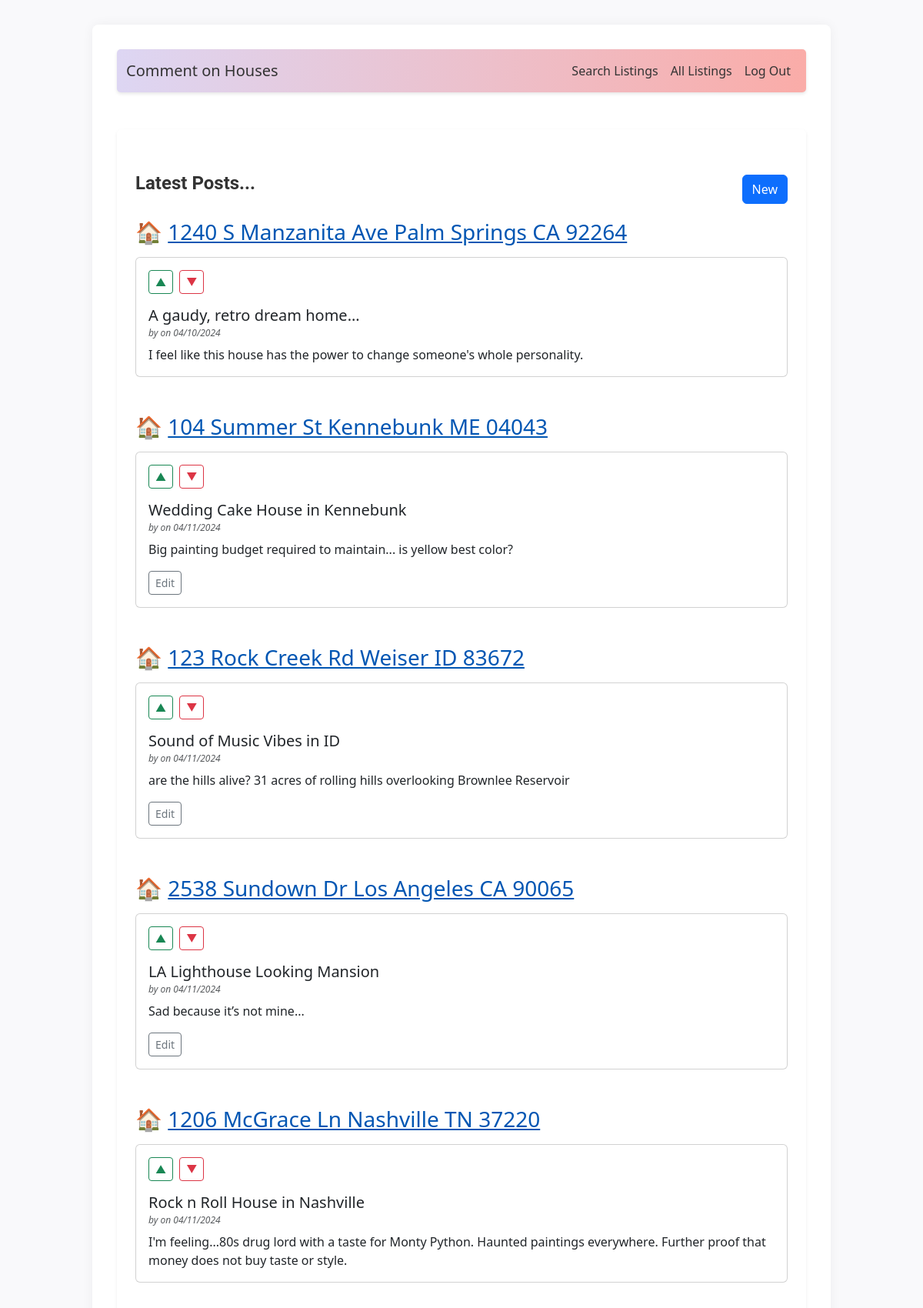
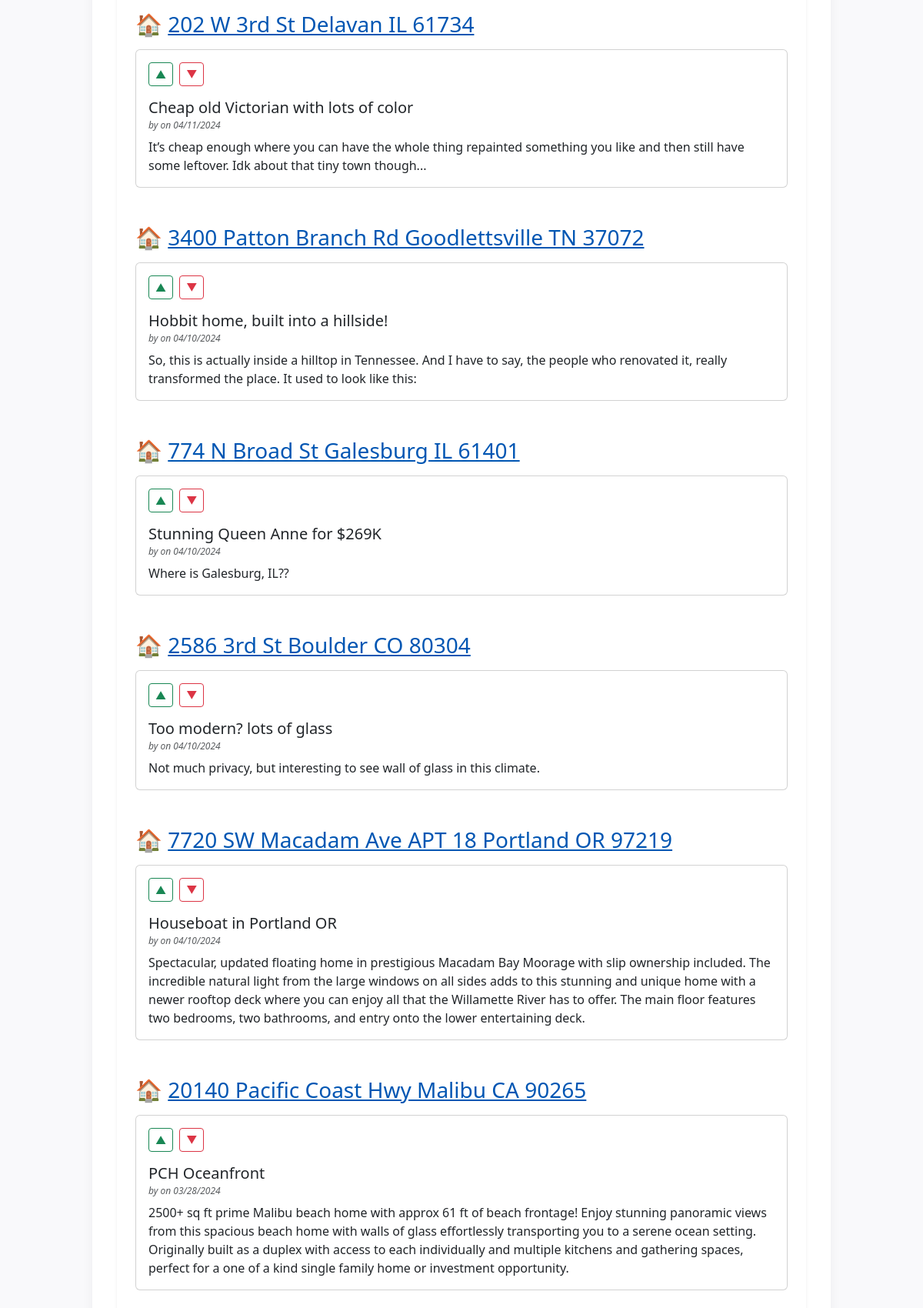
/search/results (signed in, upper part), run on the app's committed database (2 pictures, top to bottom).
### tables this page shows
CREATE TABLE post (
  id INTEGER PRIMARY KEY AUTOINCREMENT,
  author_id INTEGER NOT NULL,
  created TIMESTAMP NOT NULL DEFAULT CURRENT_TIMESTAMP,
  title TEXT NOT NULL,
  body TEXT NOT NULL,
  listing TEXT,
  state TEXT,
  FOREIGN KEY (author_id) REFERENCES user (id)
);

### flaskr/blog.py (the view, shortened to what this page needs)
@bp.route('/search/results', methods=['GET'])
def search_results():
    search_type = request.args.get('search_type')
    db = get_db()
    if search_type == 'state':
        state = request.args.get('state')
        query = 'SELECT * FROM post WHERE state = ? ORDER BY created DESC'
        params = (state,)
    else:
        query = 'SELECT * FROM post ORDER BY created DESC'
        params = ()
    posts = [dict(row) for row in db.execute(query, params).fetchall()]
    for post in posts:
        if post['listing']:
            parsed_address, state = parse_address_from_listing(post['listing'])
            post['parsed_address'] = parsed_address
            post['state'] = state
    grouped_posts = {k: list(v) for k, v in groupby(posts, key=itemgetter('parsed_address'))}
    return render_template('blog/index.html', grouped_posts=grouped_posts)

### flaskr/auth.py (called while the page is built)
@bp.before_app_request
def load_logged_in_user():
    user_id = session.get('user_id')
    if user_id is None:
        g.user = None
    else:
        g.user = get_db().execute(
            'SELECT * FROM user WHERE id = ?', (user_id,)
        ).fetchone()

### flaskr/blog.py (called while the page is built)
def parse_address_from_listing(listing_url):
    house_emoji = '\U0001F3E0'
    parts = listing_url.split('/')
    address_part = parts[4]
    address = address_part.replace('-', ' ')
    state = address[-8:-6]
    formatted_address = f"{house_emoji} <a href='{listing_url}' target='_blank'>{address}</a>"
    return formatted_address, state

### flaskr/db.py (called while the page is built)
def get_db():
    if 'db' not in g:
        g.db = sqlite3.connect(
            current_app.config['DATABASE'],
            detect_types=sqlite3.PARSE_DECLTYPES
        )
        g.db.row_factory = sqlite3.Row
    return g.db

### flaskr/templates/blog/index.html (shortened to what this page needs)
{% extends 'base.html' %}
{% block header %}
<div class="container mt-4">
  <div class="d-flex justify-content-between align-items-center">
    <h1 class="fw-bold">{% block title %}Latest Posts...{% endblock %}</h1>
    {% if g.user %}
      <a class="btn btn-primary" href="{{ url_for('blog.create') }}">New</a>
    {% endif %}
  </div>
</div>
{% endblock %}
{% block content %}
<div class="container mt-3">
  {% for listing, posts in grouped_posts.items() %}
    <section class="mb-5">
      <h2 class="mb-3">{{ posts[0].parsed_address|safe }}</h2>
      {% for post in posts %}
        <div class="card mb-3">
          <div class="card-body">
            <div class="d-flex align-items-center mb-3">
              <form action="{{ url_for('blog.vote') }}" method="post" class="me-2">
                <button type="submit" name="vote_type" value="1" class="btn btn-outline-success btn-sm">&#x25B2; </button>
              </form>
              <form action="{{ url_for('blog.vote') }}" method="post" class="me-2">
                <button type="submit" name="vote_type" value="-1" class="btn btn-outline-danger btn-sm">&#x25BC; </button>
              </form>
            </div>
            <h3 class="card-title smaller-size">{{ post['title'] }}</h3>
            <h6 class="card-subtitle mb-2 text-muted h6-reduce">
              <em>by {{ post['username'] }} on {{ post['created'].strftime('%m/%d/%Y') }}</em>
            </h6>
            <p class="card-text">{{ post['body'] }}</p>
            {% if g.user['id'] == post['author_id'] %}
              <a class="btn btn-outline-secondary btn-sm" href="{{ url_for('blog.update', id=post['id']) }}">Edit</a>
            {% endif %}
          </div>
        </div>
      {% endfor %}
    </section>
  {% endfor %}
</div>
{% endblock %}

### flaskr/static/style.css (style rules this page uses)
html { font-family: "Roboto", sans-serif; background: #f9f9fb; color: #424242; line-height: 1.6; }
body { max-width: 80vw; margin: 2rem auto; background: #fff; padding: 2rem; box-shadow: 0 0 15px rgba(0, 0, 0, 0.05); border-radius: 8px; }
h1 { font-family: 'Roboto'; color: #333; font-size: 1.5rem; margin: 1rem 0; margin-top: 0; align-self: center; font-weight: bold; }
h2 { font: 'Roboto'; font-size: 1.75rem; }
.smaller-size { font-size: 1.25rem; }
.h6-reduce { font-size: .75rem; }
a { color: #0056b3; text-decoration: underline; }

### data on the page
post: title "A gaudy, retro dream home...", created "04/10/2024", body "I feel like this house has the power to change someone's whole personality."
post: title "Wedding Cake House in Kennebunk", created "04/11/2024", body "Big painting budget required to maintain... is yellow best color?"
post: title "Sound of Music Vibes in ID", created "04/11/2024", body "are the hills alive? 31 acres of rolling hills overlooking Brownlee Reservoir"
post: title "LA Lighthouse Looking Mansion", created "04/11/2024", body "Sad because it’s not mine..."
post: title "Rock n Roll House in Nashville", created "04/11/2024", body "I'm feeling...80s drug lord with a taste for Monty Python. Haunted paintings everywhere. Further proof that money does not buy taste or style."
post: title "Cheap old Victorian with lots of color", created "04/11/2024", body "It’s cheap enough where you can have the whole thing repainted something you like and then still have some leftover. Idk about that tiny town though..."
post: title "Hobbit home, built into a hillside!", created "04/10/2024", body "So, this is actually inside a hilltop in Tennessee. And I have to say, the people who renovated it, really transformed the place. It used to look like this:"
post: title "Stunning Queen Anne for $269K", created "04/10/2024", body "Where is Galesburg, IL??"
post: title "Too modern? lots of glass", created "04/10/2024", body "Not much privacy, but interesting to see wall of glass in this climate."
post: title "Houseboat in Portland OR", created "04/10/2024", body "Spectacular, updated floating home in prestigious Macadam Bay Moorage with slip ownership included. The incredible natural light from the large windows on all sides adds to this stunning and unique home with a newer rooftop deck where you can enjoy all that the Willamette River has to offer. The main floor features two bedrooms, two bathrooms, and entry onto the lower entertaining deck."
post: title "PCH Oceanfront", created "03/28/2024", body "2500+ sq ft prime Malibu beach home with approx 61 ft of beach frontage! Enjoy stunning panoramic views from this spacious beach home with walls of glass effortlessly transporting you to a serene ocean setting. Originally built as a duplex with access to each individually and multiple kitchens and gathering spaces, perfect for a one of a kind single family home or investment opportunity."

### other printed values
{{ posts[0].parsed_address|safe }} "🏠 1240 S Manzanita Ave Palm Springs CA 92264" "🏠 104 Summer St Kennebunk ME 04043" "🏠 123 Rock Creek Rd Weiser ID 83672" "🏠 2538 Sundown Dr Los Angeles CA 90065" "🏠 1206 McGrace Ln Nashville TN 37220" "🏠 202 W 3rd St Delavan IL 61734" "🏠 3400 Patton Branch Rd Goodlettsville TN 37072" "🏠 774 N Broad St Galesburg IL 61401" "🏠 2586 3rd St Boulder CO 80304" "🏠 7720 SW Macadam Ave APT 18 Portland OR 97219" "🏠 20140 Pacific Coast Hwy Malibu CA 90265"
